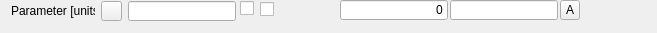
<ui version="4.0" >
 <class>FitparWidget</class>
 <widget class="QWidget" name="FitparWidget" >
  <property name="geometry" >
   <rect>
    <x>0</x>
    <y>0</y>
    <width>657</width>
    <height>33</height>
   </rect>
  </property>
  <property name="windowTitle" >
   <string>Form</string>
  </property>
  <widget class="QCheckBox" name="CBFix" >
   <property name="geometry" >
    <rect>
     <x>240</x>
     <y>0</y>
     <width>20</width>
     <height>16</height>
    </rect>
   </property>
   <property name="minimumSize" >
    <size>
     <width>0</width>
     <height>0</height>
    </size>
   </property>
   <property name="toolTip" >
    <string>&lt;html>&lt;head>&lt;meta name="qrichtext" content="1" />&lt;style type="text/css">
p, li { white-space: pre-wrap; }
&lt;/style>&lt;/head>&lt;body style=" font-family:'MS Shell Dlg 2'; font-size:8.25pt; font-weight:400; font-style:normal; text-decoration:none;">
&lt;p style=" margin-top:0px; margin-bottom:0px; margin-left:0px; margin-right:0px; -qt-block-indent:0; text-indent:0px; font-size:8pt;">Fixed parameter?&lt;/p>
&lt;p style=" margin-top:0px; margin-bottom:0px; margin-left:0px; margin-right:0px; -qt-block-indent:0; text-indent:0px; font-size:8pt;">If checked, this paramer won't be fitted.&lt;/p>&lt;/body>&lt;/html></string>
   </property>
   <property name="text" >
    <string/>
   </property>
  </widget>
  <widget class="QCheckBox" name="CBCommon" >
   <property name="geometry" >
    <rect>
     <x>260</x>
     <y>0</y>
     <width>16</width>
     <height>18</height>
    </rect>
   </property>
   <property name="toolTip" >
    <string>&lt;html>&lt;head>&lt;meta name="qrichtext" content="1" />&lt;style type="text/css">
p, li { white-space: pre-wrap; }
&lt;/style>&lt;/head>&lt;body style=" font-family:'MS Shell Dlg 2'; font-size:8.25pt; font-weight:400; font-style:normal; text-decoration:none;">
&lt;p style=" margin-top:0px; margin-bottom:0px; margin-left:0px; margin-right:0px; -qt-block-indent:0; text-indent:0px;">Common Parameter?&lt;/p>
&lt;p style=" margin-top:0px; margin-bottom:0px; margin-left:0px; margin-right:0px; -qt-block-indent:0; text-indent:0px;">If multiple spectra are selected, this parameter will be &lt;span style=" font-weight:600;">common&lt;/span> to all of them, grouping them in the same set.&lt;/p>&lt;/body>&lt;/html></string>
   </property>
   <property name="text" >
    <string/>
   </property>
  </widget>
  <widget class="QLineEdit" name="LEMax" >
   <property name="geometry" >
    <rect>
     <x>450</x>
     <y>0</y>
     <width>108</width>
     <height>20</height>
    </rect>
   </property>
   <property name="sizePolicy" >
    <sizepolicy>
     <hsizetype>7</hsizetype>
     <vsizetype>0</vsizetype>
     <horstretch>0</horstretch>
     <verstretch>0</verstretch>
    </sizepolicy>
   </property>
   <property name="minimumSize" >
    <size>
     <width>70</width>
     <height>20</height>
    </size>
   </property>
   <property name="toolTip" >
    <string>&lt;html>&lt;head>&lt;meta name="qrichtext" content="1" />&lt;style type="text/css">
p, li { white-space: pre-wrap; }
&lt;/style>&lt;/head>&lt;body style=" font-family:'MS Shell Dlg 2'; font-size:8.25pt; font-weight:400; font-style:normal; text-decoration:none;">
&lt;p style=" margin-top:0px; margin-bottom:0px; margin-left:0px; margin-right:0px; -qt-block-indent:0; text-indent:0px;">Maximum&lt;/p>&lt;/body>&lt;/html></string>
   </property>
   <property name="alignment" >
    <set>Qt::AlignRight</set>
   </property>
  </widget>
  <widget class="QLineEdit" name="LEMin" >
   <property name="geometry" >
    <rect>
     <x>340</x>
     <y>0</y>
     <width>108</width>
     <height>20</height>
    </rect>
   </property>
   <property name="sizePolicy" >
    <sizepolicy>
     <hsizetype>7</hsizetype>
     <vsizetype>0</vsizetype>
     <horstretch>0</horstretch>
     <verstretch>0</verstretch>
    </sizepolicy>
   </property>
   <property name="minimumSize" >
    <size>
     <width>70</width>
     <height>20</height>
    </size>
   </property>
   <property name="toolTip" >
    <string>&lt;html>&lt;head>&lt;meta name="qrichtext" content="1" />&lt;style type="text/css">
p, li { white-space: pre-wrap; }
&lt;/style>&lt;/head>&lt;body style=" font-family:'MS Shell Dlg 2'; font-size:8.25pt; font-weight:400; font-style:normal; text-decoration:none;">
&lt;p style=" margin-top:0px; margin-bottom:0px; margin-left:0px; margin-right:0px; -qt-block-indent:0; text-indent:0px;">Minimum&lt;/p>&lt;/body>&lt;/html></string>
   </property>
   <property name="text" >
    <string>0</string>
   </property>
   <property name="alignment" >
    <set>Qt::AlignRight</set>
   </property>
  </widget>
  <widget class="QLabel" name="label" >
   <property name="geometry" >
    <rect>
     <x>11</x>
     <y>1</y>
     <width>84</width>
     <height>20</height>
    </rect>
   </property>
   <property name="minimumSize" >
    <size>
     <width>0</width>
     <height>20</height>
    </size>
   </property>
   <property name="text" >
    <string>Parameter [units]</string>
   </property>
  </widget>
  <widget class="QLineEdit" name="LEValue" >
   <property name="geometry" >
    <rect>
     <x>128</x>
     <y>1</y>
     <width>108</width>
     <height>20</height>
    </rect>
   </property>
   <property name="sizePolicy" >
    <sizepolicy>
     <hsizetype>7</hsizetype>
     <vsizetype>0</vsizetype>
     <horstretch>0</horstretch>
     <verstretch>1</verstretch>
    </sizepolicy>
   </property>
   <property name="minimumSize" >
    <size>
     <width>70</width>
     <height>20</height>
    </size>
   </property>
   <property name="baseSize" >
    <size>
     <width>0</width>
     <height>20</height>
    </size>
   </property>
   <property name="toolTip" >
    <string>&lt;html>&lt;head>&lt;meta name="qrichtext" content="1" />&lt;style type="text/css">
p, li { white-space: pre-wrap; }
&lt;/style>&lt;/head>&lt;body style=" font-family:'MS Shell Dlg 2'; font-size:8.25pt; font-weight:400; font-style:normal; text-decoration:none;">
&lt;p style=" margin-top:0px; margin-bottom:0px; margin-left:0px; margin-right:0px; -qt-block-indent:0; text-indent:0px;">&lt;span style=" font-size:8pt;">Value&lt;/span>&lt;/p>&lt;/body>&lt;/html></string>
   </property>
   <property name="alignment" >
    <set>Qt::AlignRight</set>
   </property>
  </widget>
  <widget class="QToolButton" name="BTApply" >
   <property name="geometry" >
    <rect>
     <x>560</x>
     <y>0</y>
     <width>20</width>
     <height>20</height>
    </rect>
   </property>
   <property name="toolTip" >
    <string>&lt;html>&lt;head>&lt;meta name="qrichtext" content="1" />&lt;style type="text/css">
p, li { white-space: pre-wrap; }
&lt;/style>&lt;/head>&lt;body style=" font-family:'MS Shell Dlg 2'; font-size:8.25pt; font-weight:400; font-style:normal; text-decoration:none;">
&lt;p style=" margin-top:0px; margin-bottom:0px; margin-left:0px; margin-right:0px; -qt-block-indent:0; text-indent:0px; font-size:8pt;">Apply &lt;/p>
&lt;p style=" margin-top:0px; margin-bottom:0px; margin-left:0px; margin-right:0px; -qt-block-indent:0; text-indent:0px; font-size:8pt;">Applies this parameter to the selected spectra.&lt;/p>&lt;/body>&lt;/html></string>
   </property>
   <property name="text" >
    <string>A</string>
   </property>
   <property name="icon" >
    <iconset resource="PAScual.qrc" >:/Icons/Icons/mine/CRbutton_ok.png</iconset>
   </property>
  </widget>
  <widget class="QToolButton" name="BTAutoFill" >
   <property name="enabled" >
    <bool>true</bool>
   </property>
   <property name="geometry" >
    <rect>
     <x>101</x>
     <y>1</y>
     <width>21</width>
     <height>20</height>
    </rect>
   </property>
   <property name="toolTip" >
    <string>&lt;html>&lt;head>&lt;meta name="qrichtext" content="1" />&lt;style type="text/css">
p, li { white-space: pre-wrap; }
&lt;/style>&lt;/head>&lt;body style=" font-family:'MS Shell Dlg 2'; font-size:8.25pt; font-weight:400; font-style:normal; text-decoration:none;">
&lt;p style=" margin-top:0px; margin-bottom:0px; margin-left:0px; margin-right:0px; -qt-block-indent:0; text-indent:0px;">Alternative setting&lt;/p>&lt;/body>&lt;/html></string>
   </property>
   <property name="text" >
    <string/>
   </property>
   <property name="icon" >
    <iconset resource="PAScual.qrc" >:/Icons/Icons/mine/CRcalc.png</iconset>
   </property>
  </widget>
 </widget>
 <resources>
  <include location="PAScual.qrc" />
 </resources>
 <connections>
  <connection>
   <sender>CBFix</sender>
   <signal>toggled(bool)</signal>
   <receiver>LEMax</receiver>
   <slot>setDisabled(bool)</slot>
   <hints>
    <hint type="sourcelabel" >
     <x>259</x>
     <y>15</y>
    </hint>
    <hint type="destinationlabel" >
     <x>557</x>
     <y>19</y>
    </hint>
   </hints>
  </connection>
  <connection>
   <sender>CBFix</sender>
   <signal>toggled(bool)</signal>
   <receiver>LEMin</receiver>
   <slot>setDisabled(bool)</slot>
   <hints>
    <hint type="sourcelabel" >
     <x>259</x>
     <y>15</y>
    </hint>
    <hint type="destinationlabel" >
     <x>447</x>
     <y>19</y>
    </hint>
   </hints>
  </connection>
  <connection>
   <sender>CBFix</sender>
   <signal>toggled(bool)</signal>
   <receiver>CBCommon</receiver>
   <slot>setDisabled(bool)</slot>
   <hints>
    <hint type="sourcelabel" >
     <x>240</x>
     <y>7</y>
    </hint>
    <hint type="destinationlabel" >
     <x>273</x>
     <y>12</y>
    </hint>
   </hints>
  </connection>
 </connections>
</ui>
